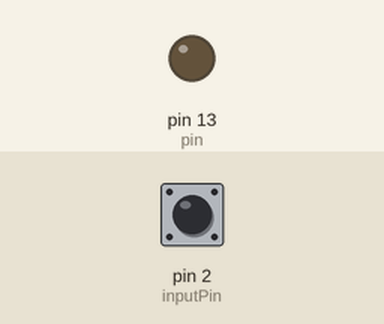
Recording of a sketch running on a simulated Arduino Uno, built with avr-gcc and run on an emulated ATmega328P. Parts: output pins drawn as LEDs (lit = HIGH). Inputs (shaded band) come from the test bench; at power-on: pin 2 (inputPin) LOW. What the sketch prints to the serial monitor is not drawn.

Above: at 1.2 s.
1.3 s: pin 2 (inputPin) driven HIGH
At 2.3 s:
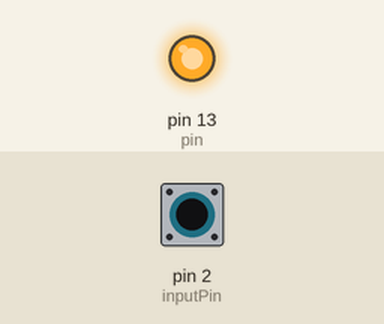
2.8 s: pin 2 (inputPin) pulsed LOW 2 times (0.12 s each, 0.3 s apart)
6.4 s: pin 2 (inputPin) pulsed LOW 5 times (0.12 s each, 0.3 s apart)
Timing chart, 0 to 35.5 s (numbered marks = the images above; inputs shaded):
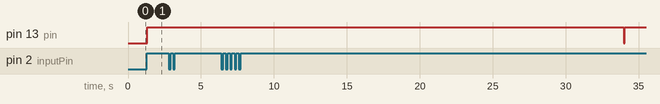

The sketch:

sketch_aug30a.ino
```cpp
#include "Timer.h"


Timer t;
int pin = 13;
int ledEvent;
int inputPin = 2;
int pirState = LOW;
int val = 0;
int timeLimit =  1000;
int counter = 0;
int relayout = 12;

void setup()
{
  pinMode(inputPin,INPUT);
  Serial.begin(9600);
  pinMode(pin, OUTPUT);
//  ledEvent = t.oscillate(pin, 0.1, LOW);
}


void loop(){
  val = digitalRead(inputPin);
  Serial.println("sensed something");
  Serial.println(val);
  //int foo = get the sensor value
  if(val == HIGH){
//    do stuff here;
    digitalWrite(pin,HIGH);
    digitalWrite(relayout,LOW);
    Serial.println("Glowing LED");
    }
  if(counter >= timeLimit){
    Serial.println("batti bujhi");
    digitalWrite(pin,LOW);
    digitalWrite(relayout,HIGH);
    Serial.println("led turn off and program ended");
    counter = 0;
    return ;
    //turn of the led
  }else{
    counter = counter+1;
  }
//  t.every(1000,takeReading);
//  t.update();
//  t.stop(ledEvent);
}


void takeReading()
{
  Serial.println("Nice iDea !!");
  int output = t.oscillate(pin,0.1,HIGH);
  Serial.println(output);
//  t.stop(ledEvent);
//  Serial.println(analogRead(0));
}
```

Measured:
- after the input at 1.3 s, pin 13 (pin): LOW → HIGH at once
